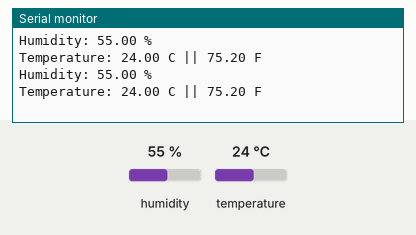
Simulated run of this sketch. Board: Arduino Uno, built with avr-gcc and run on an emulated ATmega328P. Shown: the last lines printed to the serial monitor. Inputs (shaded band) come from the test bench; at power-on: humidity 55 %, temperature 24 °C.

Above: at 1.7 s.
1.8 s: humidity set to 22 %
At 4.3 s:
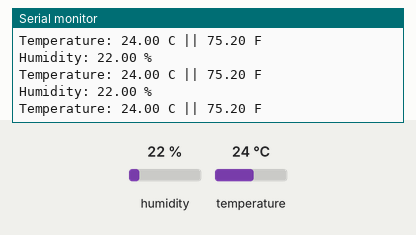
4.5 s: temperature set to 12 °C
At 5.9 s:
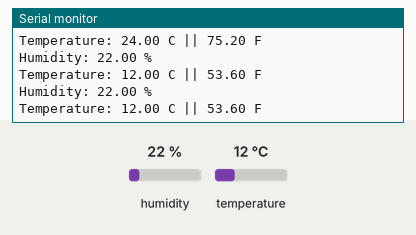
7.2 s: humidity set to 40 %
At 9.4 s:
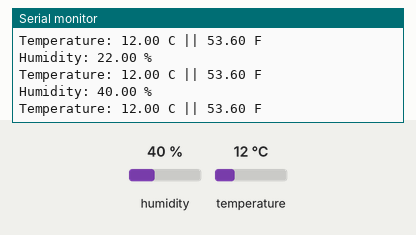
Timing chart, 0 to 10.9 s (numbered marks = the images above; inputs shaded):
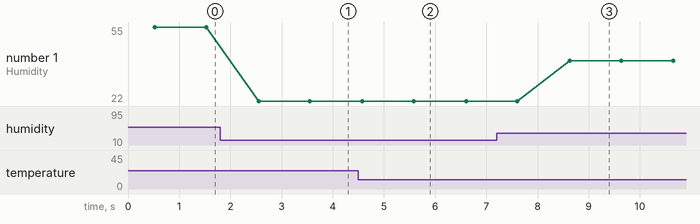

Measured:
- after the input at 1.8 s, the serial monitor: prints a new line after 0.75 s (image 1)
- after the input at 4.5 s, the serial monitor: prints a new line after 0.10 s (image 2)
- after the input at 7.2 s, the serial monitor: prints a new line after 1.4 s (image 3)
- plotted number 1: 55 → 22 after the input at 1.8 s, 22 → 40 after the input at 7.2 s

The sketch:

display_temp_humidity.ino
```cpp
/* TEMPERATURE & HUMIDITY SENSOR
   Program to print humidity and temperature on Serial Monitor

# Connections
  This sensor has 3 pins,
   *  - ve -----> GND
   *  out ------> pin 2
   *  +ve ------> 5V

Note : Install and Include the DHT11 library before compiling the code.

*/
//**************************************************************************************************************
#include <DHT.h> //include the library
int dhtPin = 2;

//Create an object of DHT11 type
DHT dht(dhtPin, DHT11);

float humidity;
float tempC;
float tempF;

void setup() {
  Serial.begin(9600);
  dht.begin();
  delay(500);
}

void loop() {
//Storing the values
humidity = dht.readHumidity();
tempC = dht.readTemperature(); //Celsius Temperature
tempF = dht.readTemperature(true); //Fahrenheit Temperature

//Printing the results
Serial.print("Humidity: ");
Serial.print(humidity);
Serial.println(" %");
Serial.print("Temperature: ");
Serial.print(tempC);
Serial.print(" C || ");
Serial.print(tempF);
Serial.println(" F ");
Serial.println();

delay(1000);
}
```
